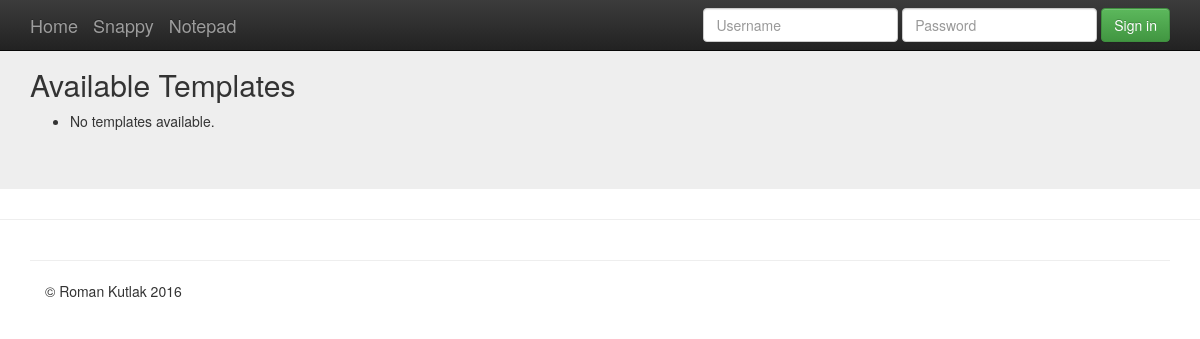
/snappy/templates/, run on an earlier commit of the app's database.
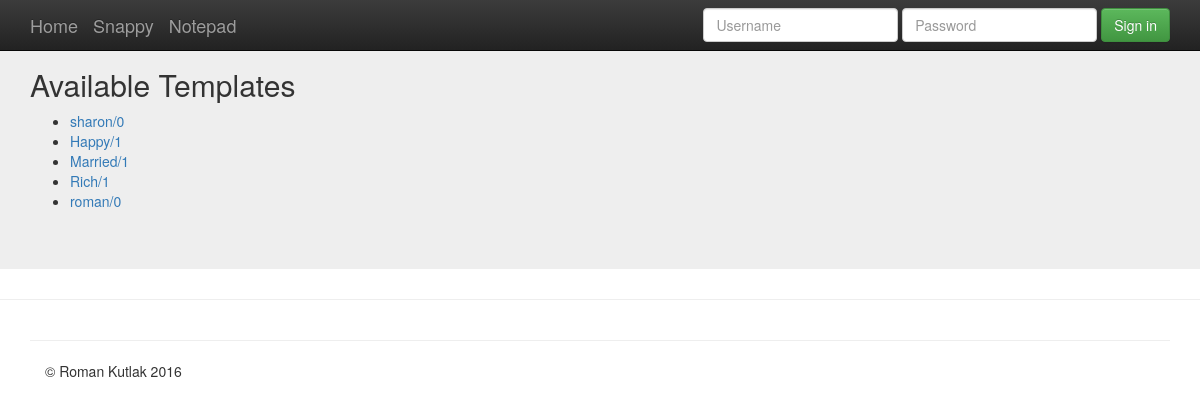
And on a later commit of the database.
### snappy/models.py (models this page shows, shortened)
class TemplateModel(models.Model):
    name = models.CharField(max_length=250)
    num_params = models.PositiveSmallIntegerField()  # max about 32k
    signature = models.CharField(max_length=256, blank=True)  # name/num_params
    description = models.CharField(max_length=1000, default='')
    content = models.TextField(max_length=64000, default='')  # sensible cap size
    class Meta:
        ordering = ['signature']
    def __init__(self, *args, **kwargs):
        super(TemplateModel, self).__init__(*args, **kwargs)
        self.signature = '{0}/{1}'.format(self.name, self.num_params)

### snappy/views.py (the view)
class TemplateListView(ListView):
    model = TemplateModel
    template_name = 'snappy/template_list.html'

### snappy/templates/snappy/template_list.html
{% extends 'base.html' %}
{% block content %}
<div class="jumbotron">
  <div class="container">
    <h2>Available Templates</h2>
    <ul id="templates">
      {% for t in object_list %}
        <li><a href="{% url 'snappy.templates-detail' pk=t.id %}">{{ t.signature }}</a></li>
      {% empty %}
        <li>No templates available.</li>
      {% endfor %}
    </ul>
  </div>
</div>
{% endblock %}

### templates/base.html (shortened to what this page needs)
{% load static %}
<!DOCTYPE html>
<html lang="en">
<head>
    <link rel="stylesheet" href="{% static "css/main.css" %}">
    <link rel="stylesheet" href="https://ajax.googleapis.com/ajax/libs/jqueryui/1.12.0/themes/smoothness/jquery-ui.css">
    <link rel="stylesheet" href="https://maxcdn.bootstrapcdn.com/bootstrap/3.3.6/css/bootstrap.min.css"
>
    <link rel="stylesheet" href="https://maxcdn.bootstrapcdn.com/bootstrap/3.3.6/css/bootstrap-theme.min.css"
>
</head>
<body>
{% block navigation %}
    <nav class="navbar navbar-inverse navbar-fixed-top">
        <div class="container">
            <div class="navbar-header">
                <a class="navbar-brand" href="{% url 'homepage' %}">Home</a>
                <a class="navbar-brand" href="{% url 'snappy.homepage' %}">Snappy</a>
                <a class="navbar-brand" href="{% url 'notes.homepage' %}">Notepad</a>
            </div>
            {% block login_bar %}
                <div id="navbar" class="navbar-collapse collapse">
                    {% if request.user.is_authenticated %}
                        <form class="navbar-form navbar-right" action="{% url 'logout' %}" method="POST">
                            {% csrf_token %}
                            <button type="submit" class="btn btn-info">Sign out</button>
                        </form>
                    {% else %}
                        <form class="navbar-form navbar-right" action="{% url 'login' %}" method="POST">
                            <div class="form-group">
                                <input name="username" type="text" placeholder="Username" class="form-control">
                            </div>
                            <div class="form-group">
                                <input name="password" type="password" placeholder="Password" class="form-control">
                            </div>
                            <button type="submit" class="btn btn-success">Sign in</button>
                        </form>
                    {% endif %}
                </div>
            {% endblock %}
        </div>
    </nav>
{% endblock %}
{% block content %}{% endblock %}
<hr>
{% block footer %}
    <div class="container">
        <hr>
        <footer>
            <div class="container">
                <p>&copy; Roman Kutlak {% now 'Y' %}</p>
            </div>
        </footer>
    </div>
{% endblock footer %}
</body>
</html>

What changed in the data, as far as the page shows it:
added TemplateModel: signature "sharon/0"
added TemplateModel: signature "Happy/1"
added TemplateModel: signature "Married/1"
added TemplateModel: signature "Rich/1"
added TemplateModel: signature "roman/0"
Also different on the page:
text no longer shown: "No templates available."
